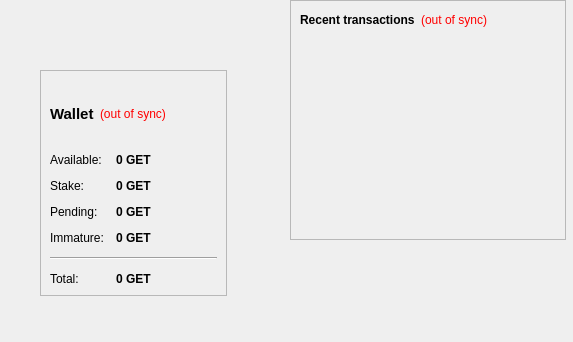
<?xml version="1.0" encoding="UTF-8"?>
<ui version="4.0">
 <class>OverviewPage</class>
 <widget class="QWidget" name="OverviewPage">
  <property name="geometry">
   <rect>
    <x>0</x>
    <y>0</y>
    <width>573</width>
    <height>342</height>
   </rect>
  </property>
  <property name="windowTitle">
   <string>Form</string>
  </property>
  <property name="styleSheet">
   <string notr="true">QListView { background: transparent; }</string>
  </property>
  <widget class="QWidget" name="layoutWidget">
   <property name="geometry">
    <rect>
     <x>40</x>
     <y>70</y>
     <width>187</width>
     <height>226</height>
    </rect>
   </property>
   <layout class="QVBoxLayout" name="verticalLayout_2">
    <item>
     <widget class="QFrame" name="frame">
      <property name="styleSheet">
       <string notr="true">QListView { background: transparent; }</string>
      </property>
      <property name="frameShape">
       <enum>QFrame::StyledPanel</enum>
      </property>
      <property name="frameShadow">
       <enum>QFrame::Raised</enum>
      </property>
      <layout class="QVBoxLayout" name="verticalLayout_4">
       <item>
        <layout class="QHBoxLayout" name="horizontalLayout_4">
         <item>
          <widget class="QLabel" name="label_5">
           <property name="font">
            <font>
             <pointsize>11</pointsize>
             <weight>75</weight>
             <bold>true</bold>
            </font>
           </property>
           <property name="text">
            <string>Wallet</string>
           </property>
          </widget>
         </item>
         <item>
          <widget class="QLabel" name="labelWalletStatus">
           <property name="toolTip">
            <string>The displayed information may be out of date. Your wallet automatically synchronizes with the GET network after a connection is established, but this process has not completed yet.</string>
           </property>
           <property name="styleSheet">
            <string notr="true">QLabel { color: red; }</string>
           </property>
           <property name="text">
            <string notr="true">(out of sync)</string>
           </property>
           <property name="alignment">
            <set>Qt::AlignLeading|Qt::AlignLeft|Qt::AlignVCenter</set>
           </property>
          </widget>
         </item>
         <item>
          <spacer name="horizontalSpacer_2">
           <property name="orientation">
            <enum>Qt::Horizontal</enum>
           </property>
           <property name="sizeHint" stdset="0">
            <size>
             <width>40</width>
             <height>20</height>
            </size>
           </property>
          </spacer>
         </item>
        </layout>
       </item>
       <item>
        <layout class="QFormLayout" name="formLayout_2">
         <property name="fieldGrowthPolicy">
          <enum>QFormLayout::AllNonFixedFieldsGrow</enum>
         </property>
         <property name="horizontalSpacing">
          <number>12</number>
         </property>
         <property name="verticalSpacing">
          <number>12</number>
         </property>
         <item row="0" column="0">
          <widget class="QLabel" name="label">
           <property name="text">
            <string>Available:</string>
           </property>
          </widget>
         </item>
         <item row="0" column="1">
          <widget class="QLabel" name="labelBalance">
           <property name="font">
            <font>
             <weight>75</weight>
             <bold>true</bold>
            </font>
           </property>
           <property name="cursor">
            <cursorShape>IBeamCursor</cursorShape>
           </property>
           <property name="toolTip">
            <string>Your current spendable balance</string>
           </property>
           <property name="text">
            <string notr="true">0 GET</string>
           </property>
           <property name="textInteractionFlags">
            <set>Qt::LinksAccessibleByMouse|Qt::TextSelectableByKeyboard|Qt::TextSelectableByMouse</set>
           </property>
          </widget>
         </item>
         <item row="1" column="0">
          <widget class="QLabel" name="label_6">
           <property name="text">
            <string>Stake:</string>
           </property>
          </widget>
         </item>
         <item row="1" column="1">
          <widget class="QLabel" name="labelStake">
           <property name="font">
            <font>
             <weight>75</weight>
             <bold>true</bold>
            </font>
           </property>
           <property name="cursor">
            <cursorShape>IBeamCursor</cursorShape>
           </property>
           <property name="toolTip">
            <string>Total of coins that was staked, and do not yet count toward the current balance</string>
           </property>
           <property name="text">
            <string notr="true">0 GET</string>
           </property>
           <property name="textInteractionFlags">
            <set>Qt::LinksAccessibleByMouse|Qt::TextSelectableByKeyboard|Qt::TextSelectableByMouse</set>
           </property>
          </widget>
         </item>
         <item row="2" column="0">
          <widget class="QLabel" name="label_3">
           <property name="text">
            <string>Pending:</string>
           </property>
          </widget>
         </item>
         <item row="3" column="0">
          <widget class="QLabel" name="labelImmatureText">
           <property name="text">
            <string>Immature:</string>
           </property>
          </widget>
         </item>
         <item row="3" column="1">
          <widget class="QLabel" name="labelImmature">
           <property name="font">
            <font>
             <weight>75</weight>
             <bold>true</bold>
            </font>
           </property>
           <property name="toolTip">
            <string>Mined balance that has not yet matured</string>
           </property>
           <property name="text">
            <string notr="true">0 GET</string>
           </property>
           <property name="textInteractionFlags">
            <set>Qt::LinksAccessibleByMouse|Qt::TextSelectableByKeyboard|Qt::TextSelectableByMouse</set>
           </property>
          </widget>
         </item>
         <item row="4" column="0" colspan="2">
          <widget class="Line" name="line">
           <property name="orientation">
            <enum>Qt::Horizontal</enum>
           </property>
          </widget>
         </item>
         <item row="5" column="0">
          <widget class="QLabel" name="labelTotalText">
           <property name="text">
            <string>Total:</string>
           </property>
          </widget>
         </item>
         <item row="5" column="1">
          <widget class="QLabel" name="labelTotal">
           <property name="font">
            <font>
             <weight>75</weight>
             <bold>true</bold>
            </font>
           </property>
           <property name="cursor">
            <cursorShape>IBeamCursor</cursorShape>
           </property>
           <property name="toolTip">
            <string>Your current total balance</string>
           </property>
           <property name="text">
            <string notr="true">0 GET</string>
           </property>
           <property name="textInteractionFlags">
            <set>Qt::LinksAccessibleByMouse|Qt::TextSelectableByKeyboard|Qt::TextSelectableByMouse</set>
           </property>
          </widget>
         </item>
         <item row="2" column="1">
          <widget class="QLabel" name="labelUnconfirmed">
           <property name="font">
            <font>
             <weight>75</weight>
             <bold>true</bold>
            </font>
           </property>
           <property name="cursor">
            <cursorShape>IBeamCursor</cursorShape>
           </property>
           <property name="toolTip">
            <string>Total of transactions that have yet to be confirmed, and do not yet count toward the current balance</string>
           </property>
           <property name="text">
            <string notr="true">0 GET</string>
           </property>
           <property name="textInteractionFlags">
            <set>Qt::LinksAccessibleByMouse|Qt::TextSelectableByKeyboard|Qt::TextSelectableByMouse</set>
           </property>
          </widget>
         </item>
        </layout>
       </item>
      </layout>
     </widget>
    </item>
   </layout>
  </widget>
  <widget class="QFrame" name="frame_2">
   <property name="geometry">
    <rect>
     <x>290</x>
     <y>0</y>
     <width>276</width>
     <height>240</height>
    </rect>
   </property>
   <property name="frameShape">
    <enum>QFrame::StyledPanel</enum>
   </property>
   <property name="frameShadow">
    <enum>QFrame::Raised</enum>
   </property>
   <layout class="QVBoxLayout" name="verticalLayout">
    <item>
     <layout class="QHBoxLayout" name="horizontalLayout_2">
      <item>
       <widget class="QLabel" name="label_4">
        <property name="text">
         <string>&lt;b&gt;Recent transactions&lt;/b&gt;</string>
        </property>
       </widget>
      </item>
      <item>
       <widget class="QLabel" name="labelTransactionsStatus">
        <property name="toolTip">
         <string>The displayed information may be out of date. Your wallet automatically synchronizes with the GET network after a connection is established, but this process has not completed yet.</string>
        </property>
        <property name="styleSheet">
         <string notr="true">QLabel { color: red; }</string>
        </property>
        <property name="text">
         <string notr="true">(out of sync)</string>
        </property>
        <property name="alignment">
         <set>Qt::AlignRight|Qt::AlignTrailing|Qt::AlignVCenter</set>
        </property>
       </widget>
      </item>
      <item>
       <spacer name="horizontalSpacer">
        <property name="orientation">
         <enum>Qt::Horizontal</enum>
        </property>
        <property name="sizeHint" stdset="0">
         <size>
          <width>40</width>
          <height>20</height>
         </size>
        </property>
       </spacer>
      </item>
     </layout>
    </item>
    <item>
     <layout class="QVBoxLayout" name="verticalLayout_3">
      <item>
       <spacer name="verticalSpacer_2">
        <property name="orientation">
         <enum>Qt::Vertical</enum>
        </property>
        <property name="sizeHint" stdset="0">
         <size>
          <width>20</width>
          <height>40</height>
         </size>
        </property>
       </spacer>
      </item>
     </layout>
    </item>
    <item>
     <widget class="QListView" name="listTransactions">
      <property name="styleSheet">
       <string notr="true">QListView { background: transparent; }</string>
      </property>
      <property name="frameShape">
       <enum>QFrame::NoFrame</enum>
      </property>
      <property name="verticalScrollBarPolicy">
       <enum>Qt::ScrollBarAlwaysOff</enum>
      </property>
      <property name="horizontalScrollBarPolicy">
       <enum>Qt::ScrollBarAlwaysOff</enum>
      </property>
      <property name="selectionMode">
       <enum>QAbstractItemView::NoSelection</enum>
      </property>
     </widget>
    </item>
   </layout>
  </widget>
 </widget>
 <resources/>
 <connections/>
</ui>
